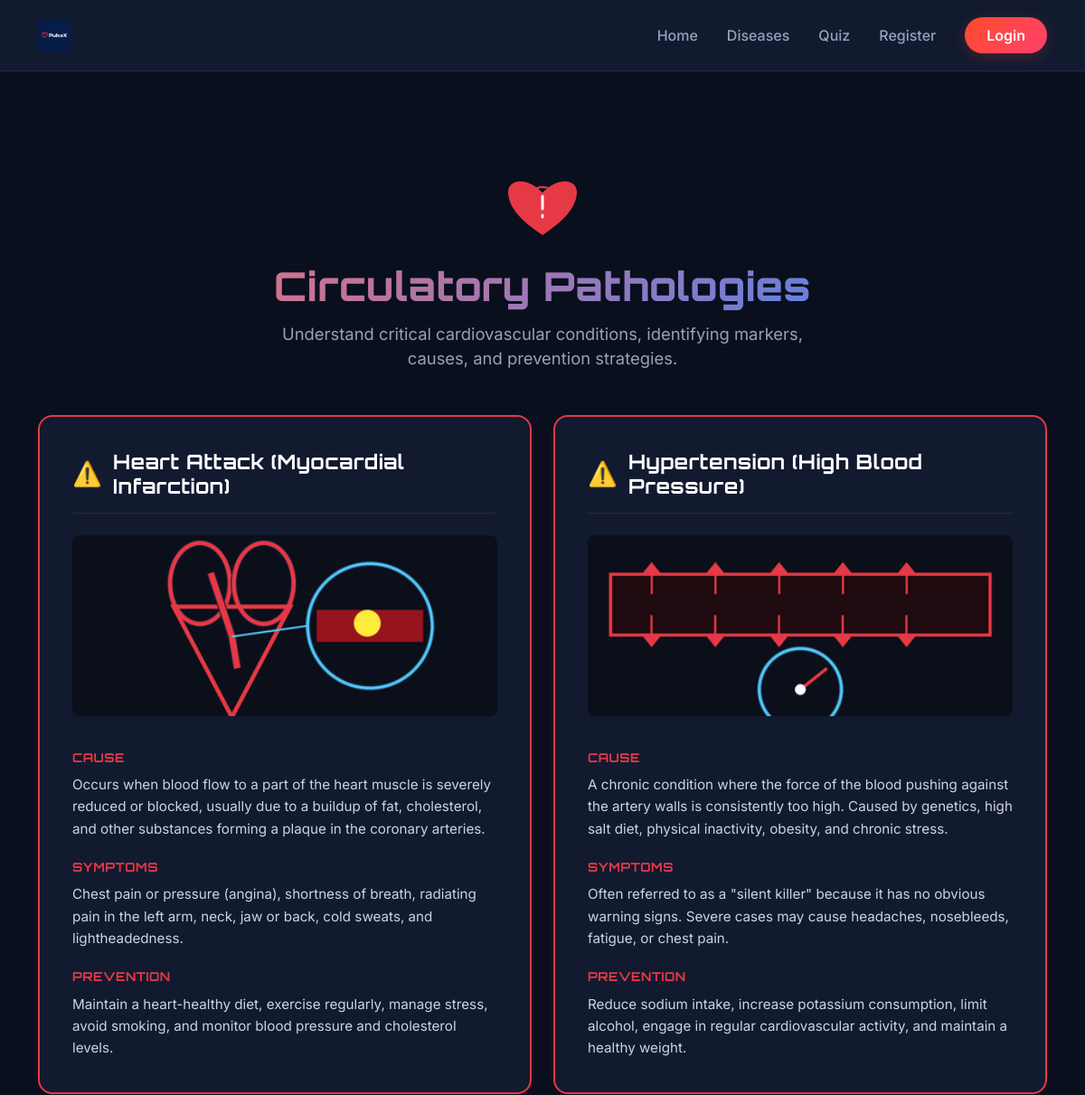
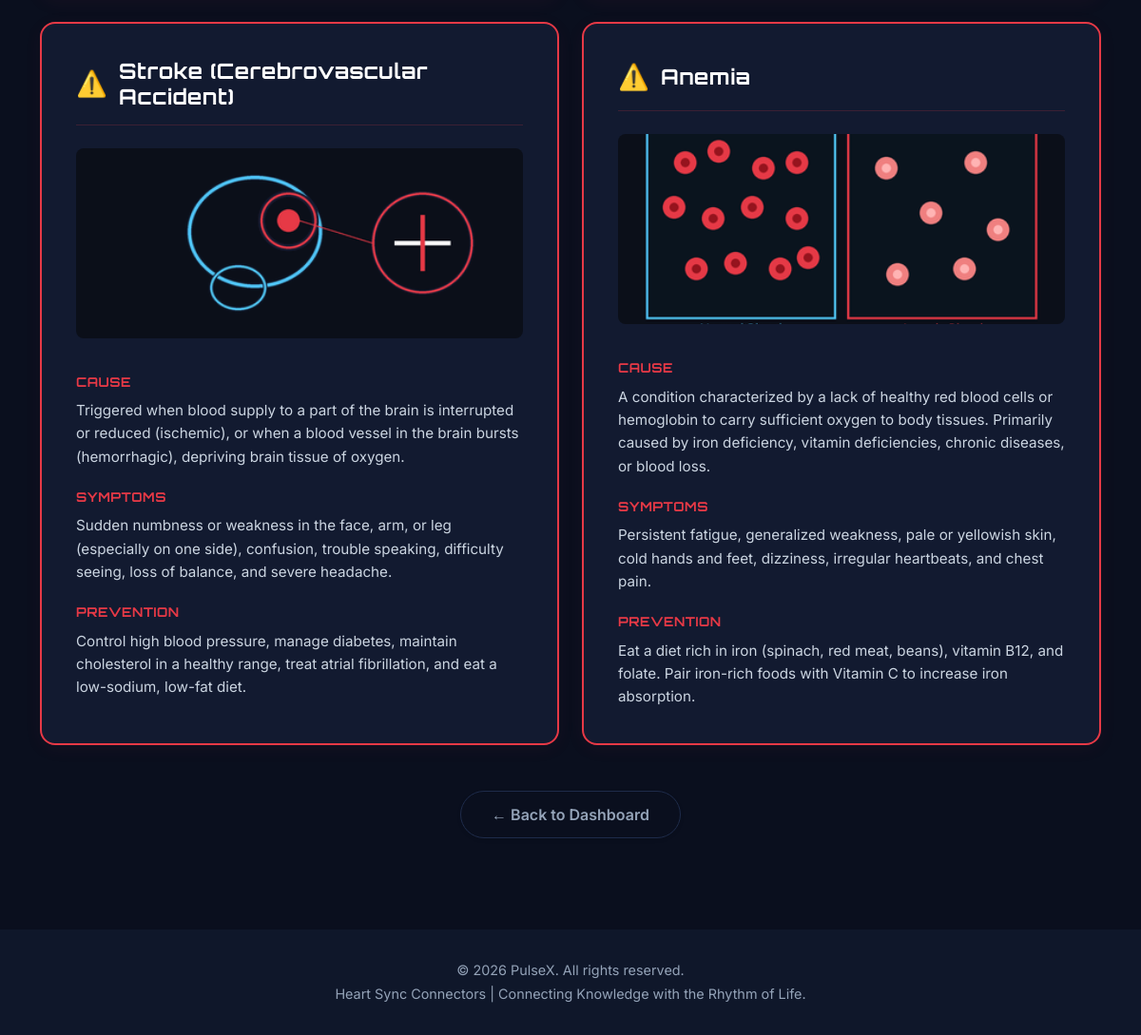
/diseases/, run on the app's committed database (2 pictures, top to bottom).
### circulatory_app/models.py (models this page shows, shortened)
class DiseaseInfo(models.Model):
    name = models.CharField(max_length=100)
    cause = models.TextField()
    symptoms = models.TextField()
    prevention = models.TextField()
    image = models.ImageField(upload_to='disease_images/', blank=True, null=True)

### circulatory_app/views.py (the view, shortened to what this page needs)
# urls.py: path('diseases/', views.diseases, name='diseases'),
def diseases(request):
    diseases = DiseaseInfo.objects.all()
    return render(request, 'diseases.html', {'diseases': diseases})

### templates/diseases.html (shortened to what this page needs)
{% extends 'base.html' %}
{% load static %}
{% block content %}
<div class="row">
    <div class="col-12">
        <div class="page-header">
            <div class="text-center mb-3">
            </div>
            <h1 class="page-title">Circulatory Pathologies</h1>
            <p class="page-subtitle">Understand critical cardiovascular conditions, identifying markers, causes, and prevention strategies.</p>
        </div>
    </div>
</div>
<div class="row g-4 justify-content-center">
    {% for disease in diseases %}
    <div class="col-md-6">
        <div class="disease-card">
            <div class="card-top">
                <span class="warning-icon">⚠️</span>
                <h2 class="disease-name">{{ disease.name }}</h2>
            </div>
            {% if "Heart Attack" in disease.name or "myocardial" in disease.name|lower %}
                <img src="{% static 'images/diseases/heart_attack.png' %}" alt="Heart Attack" class="disease-img mb-3">
            {% elif "Hypertension" in disease.name or "blood pressure" in disease.name|lower %}
                <img src="{% static 'images/diseases/hypertension.png' %}" alt="Hypertension" class="disease-img mb-3">
            {% elif "Stroke" in disease.name or "cerebrovascular" in disease.name|lower %}
                <img src="{% static 'images/diseases/stroke.png' %}" alt="Stroke" class="disease-img mb-3">
            {% elif "Anemia" in disease.name or "anemic" in disease.name|lower %}
                <img src="{% static 'images/diseases/anemia.png' %}" alt="Anemia" class="disease-img mb-3">
            {% else %}
                {% if disease.image %}
                    <img src="{{ disease.image.url }}" alt="{{ disease.name }}" class="disease-img mb-3">
                {% else %}
                    <img src="{% static 'images/diseases/heart_attack.png' %}" alt="Cardiovascular Disease" class="disease-img mb-3">
                {% endif %}
            {% endif %}
            <div class="section-title">Cause</div>
            <p class="section-content">{{ disease.cause }}</p>
            <div class="section-title">Symptoms</div>
            <p class="section-content">{{ disease.symptoms }}</p>
            <div class="section-title">Prevention</div>
            <p class="section-content">{{ disease.prevention }}</p>
        </div>
    </div>
    {% empty %}
    <div class="col-12 text-center py-5">
        <p class="text-muted">No disease profiles are available at the moment. Please check back later or manage profiles in the admin dashboard.</p>
    </div>
    {% endfor %}
</div>
<div class="row mt-5 mb-5">
    <div class="col-12 text-center">
        <a href="{% url 'home' %}" class="btn btn-outline-custom shadow-sm">&larr; Back to Dashboard</a>
    </div>
</div>
{% endblock %}

### templates/base.html (shortened to what this page needs)
{% load static %}
<!DOCTYPE html>
<html lang="en">
<head>
    <link href="{% static 'css/bootstrap.min.css' %}" rel="stylesheet">
    <link href="{% static 'css/style.css' %}" rel="stylesheet">
</head>
<body>
    <nav class="navbar navbar-expand-lg navbar-light bg-white border-bottom py-3">
        <div class="container">
            <a class="navbar-brand d-flex align-items-center gap-2" href="{% url 'home' %}">
                <img src="{% static 'images/pulsex_logo.png' %}" alt="PulseX" style="height: 36px; width: auto;">
            </a>
            <div class="collapse navbar-collapse" id="navbarNav">
                <ul class="navbar-nav ms-auto align-items-center">
                    <li class="nav-item px-2">
                        <a class="nav-link" href="{% url 'home' %}">Home</a>
                    </li>
                    <li class="nav-item px-2">
                        <a class="nav-link" href="{% url 'diseases' %}">Diseases</a>
                    </li>
                    <li class="nav-item px-2">
                        <a class="nav-link" href="{% url 'quiz' %}">Quiz</a>
                    </li>
                    {% if user.is_authenticated %}
                        <li class="nav-item px-2">
                            <a class="nav-link" href="{% url 'dashboard' %}">Profile</a>
                        </li>
                        <li class="nav-item ms-3">
                            <a class="btn btn-gradient px-4 py-2 rounded-pill" href="{% url 'logout' %}">Logout</a>
                        </li>
                    {% else %}
                        <li class="nav-item px-2">
                            <a class="nav-link" href="{% url 'register' %}">Register</a>
                        </li>
                        <li class="nav-item ms-3">
                            <a class="btn btn-gradient px-4 py-2 rounded-pill" href="{% url 'login' %}">Login</a>
                        </li>
                    {% endif %}
                </ul>
            </div>
        </div>
    </nav>
    <main class="py-5">
        <div class="container">
            {% block content %}{% endblock %}
        </div>
    </main>
    <footer class="footer">
        <div class="container text-center">
            <p class="mb-1">&copy; 2026 PulseX. All rights reserved.</p>
            <p class="mb-0 text-muted-opacity">Heart Sync Connectors | Connecting Knowledge with the Rhythm of Life.</p>
        </div>
    </footer>
</body>
</html>

### static/css/style.css (style rules this page uses)
.disease-img { width: 100%; height: 200px; object-fit: cover; border-radius: 8px; }

### templates/base.html (style rules this page uses)
:root { --primary-gradient: linear-gradient(135deg, #FF4B2B 0%, #FF416C 100%); --dark-bg: #0f172a; --card-bg: #1e293b; --text-main: #f8fafc; --text-muted: #94a3b8; --accent: #FF416C; }
body { font-family: 'Inter', sans-serif; background-color: #f8fafc; color: #1e293b; min-height: 100vh; display: flex; flex-direction: column; }
h1, h2, h3, h4, h5, h6 { font-family: 'Outfit', sans-serif; font-weight: 700; }
.navbar-brand { font-family: 'Outfit', sans-serif; font-weight: 800; font-size: 1.5rem; background: var(--primary-gradient); -webkit-background-clip: text; background-clip: text; -webkit-text-fill-color: transparent; letter-spacing: -0.5px; }
.btn-gradient { background: var(--primary-gradient); color: white; border: none; font-weight: 600; transition: all 0.3s ease; box-shadow: 0 4px 15px rgba(255, 75, 43, 0.2); }
.footer { margin-top: auto; background-color: #0f172a; color: #94a3b8; padding: 2rem 0; font-size: 0.9rem; }
.nav-link { position: relative; font-weight: 500; color: #475569 !important; transition: color 0.2s ease; }
.nav-link::after { content: ''; position: absolute; width: 0; height: 2px; bottom: 0; left: 0; background: var(--primary-gradient); transition: width 0.25s ease; }

### templates/diseases.html (style rules this page uses)
body { background-color: #0A0F1E !important; color: #f8fafc !important; font-family: 'Inter', sans-serif; }
h1, h2, h3, h4, h5, h6 { font-family: 'Orbitron', sans-serif; letter-spacing: 0.5px; }
.navbar { background-color: #121A30 !important; border-bottom: 1px solid #1E2B4A !important; }
.navbar-brand { background: linear-gradient(135deg, #FF6B6B 0%, #E63946 100%) !important; -webkit-background-clip: text !important; background-clip: text !important; -webkit-text-fill-color: transparent !important; }
.nav-link { color: #94a3b8 !important; }
.page-header { padding: 3rem 0; text-align: center; }
.page-title { font-size: 2.75rem; font-weight: 800; background: linear-gradient(135deg, #FF6B6B 0%, #3A86FF 100%); -webkit-background-clip: text; background-clip: text; -webkit-text-fill-color: transparent; margin-bottom: 0.75rem; }
.page-subtitle { color: #94a3b8; font-size: 1.15rem; max-width: 600px; margin: 0 auto; }
.disease-card { background-color: #121A30; border: 2px solid #E63946 !important; border-radius: 16px; padding: 2.25rem; height: 100%; transition: all 0.3s cubic-bezier(0.4, 0, 0.2, 1); box-shadow: 0 4px 20px rgba(230, 57, 70, 0.05); }
.card-top { display: flex; align-items: center; gap: 0.75rem; margin-bottom: 1.5rem; border-bottom: 1px solid rgba(230, 57, 70, 0.2); padding-bottom: 1rem; }
.warning-icon { color: #E63946; font-size: 1.65rem; display: flex; align-items: center; justify-content: center; animation: pulseWarning 2s infinite alternate; }
.disease-name { font-weight: 700; font-size: 1.4rem; color: #ffffff; margin-bottom: 0; }
.section-title { font-family: 'Orbitron', sans-serif; font-size: 0.85rem; font-weight: 700; text-transform: uppercase; color: #E63946; margin-top: 1.25rem; margin-bottom: 0.5rem; letter-spacing: 0.5px; }
.section-content { color: #cbd5e1; font-size: 0.95rem; line-height: 1.6; margin-bottom: 0; }
.btn-outline-custom { border: 1.5px solid #1E2B4A; color: #94a3b8; font-weight: 600; padding: 0.75rem 2rem; border-radius: 50px; transition: all 0.2s ease; }

### data on the page
DiseaseInfo: name "Heart Attack (Myocardial Infarction)", cause "Occurs when blood flow to a part of the heart muscle is severely reduced or blocked, usually due to a buildup of fat, cholesterol, and other substances forming a plaque in the coronary arteries.", symptoms "Chest pain or pressure (angina), shortness of breath, radiating pain in the left arm, neck, jaw or back, cold sweats, and lightheadedness.", prevention "Maintain a heart-healthy diet, exercise regularly, manage stress, avoid smoking, and monitor blood pressure and cholesterol levels."
DiseaseInfo: name "Hypertension (High Blood Pressure)", cause "A chronic condition where the force of the blood pushing against the artery walls is consistently too high. Caused by genetics, high salt diet, physical inactivity, obesity, and chronic stress.", symptoms "Often referred to as a \"silent killer\" because it has no obvious warning signs. Severe cases may cause headaches, nosebleeds, fatigue, or chest pain.", prevention "Reduce sodium intake, increase potassium consumption, limit alcohol, engage in regular cardiovascular activity, and maintain a healthy weight."
DiseaseInfo: name "Stroke (Cerebrovascular Accident)", cause "Triggered when blood supply to a part of the brain is interrupted or reduced (ischemic), or when a blood vessel in the brain bursts (hemorrhagic), depriving brain tissue of oxygen.", symptoms "Sudden numbness or weakness in the face, arm, or leg (especially on one side), confusion, trouble speaking, difficulty seeing, loss of balance, and severe headache.", prevention "Control high blood pressure, manage diabetes, maintain cholesterol in a healthy range, treat atrial fibrillation, and eat a low-sodium, low-fat diet."
DiseaseInfo: name "Anemia", cause "A condition characterized by a lack of healthy red blood cells or hemoglobin to carry sufficient oxygen to body tissues. Primarily caused by iron deficiency, vitamin deficiencies, chronic diseases, or blood loss.", symptoms "Persistent fatigue, generalized weakness, pale or yellowish skin, cold hands and feet, dizziness, irregular heartbeats, and chest pain.", prevention "Eat a diet rich in iron (spinach, red meat, beans), vitamin B12, and folate. Pair iron-rich foods with Vitamin C to increase iron absorption."
